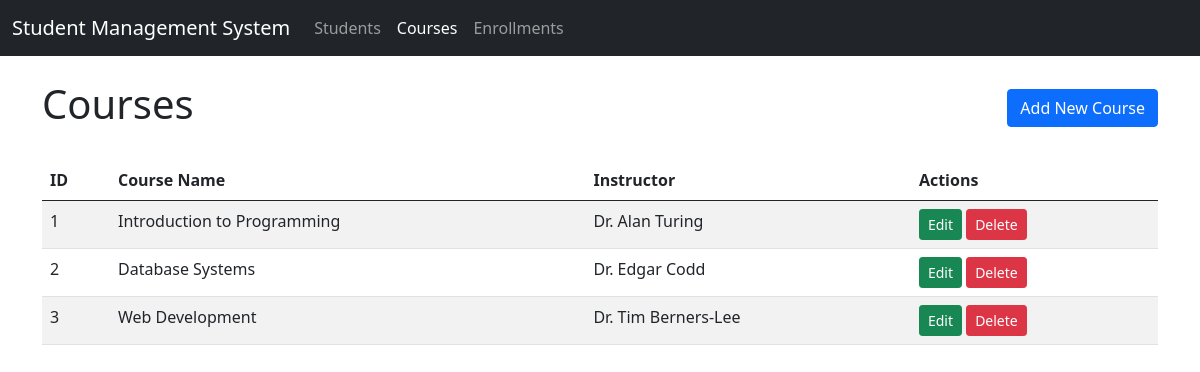
The app's page /tp-mvc/index.php?action=courses with its own data.
### tables this page shows
CREATE TABLE IF NOT EXISTS courses (
    course_id INT AUTO_INCREMENT PRIMARY KEY,
    course_name VARCHAR(100) NOT NULL,
    instructor VARCHAR(100) NOT NULL
);

### tp-mvc/controllers/CourseController.php (called while the page is built, shortened)
<?php
require_once 'models/Course.php';
class CourseController {
    private $course;
    public function __construct($db) {
        $this->course = new Course($db);
    }
    public function index() {
        $result = $this->course->read();
        include 'views/courses/index.php';
    }
}
?>

### tp-mvc/models/Course.php (called while the page is built, shortened)
<?php
class Course {
    private $conn;
    private $table_name = "courses";
    public function __construct($db) {
        $this->conn = $db;
    }
    public function read() {
        $query = "SELECT * FROM " . $this->table_name . " ORDER BY course_id ASC";
        $result = $this->conn->query($query);
        return $result;
    }
}
?>

### tp-mvc/views/courses/index.php (the view, shortened to what this page needs)
<?php include 'views/layout/header.php'; ?>
<div class="d-flex justify-content-between align-items-center mb-4">
    <h1>Courses</h1>
    <a href="index.php?action=courses&method=create" class="btn btn-primary">Add New Course</a>
</div>
<div class="table-responsive">
    <table class="table table-striped">
        <thead>
            <tr>
                <th>ID</th>
                <th>Course Name</th>
                <th>Instructor</th>
                <th>Actions</th>
            </tr>
        </thead>
        <tbody>
            <?php if($result->num_rows > 0): ?>
                <?php while($row = $result->fetch_assoc()): ?>
                    <tr>
                        <td><?php echo $row['course_id']; ?></td>
                        <td><?php echo $row['course_name']; ?></td>
                        <td><?php echo $row['instructor']; ?></td>
                        <td>
                            <a href="index.php?action=courses&method=edit&id=<?php echo $row['course_id']; ?>" class="btn btn-sm btn-success">Edit</a>
                            <a href="index.php?action=courses&method=delete&id=<?php echo $row['course_id']; ?>" class="btn btn-sm btn-danger" onclick="return confirm('Are you sure you want to delete this course?')">Delete</a>
                        </td>
                    </tr>
                <?php endwhile; ?>
            <?php else: ?>
                <tr>
                    <td colspan="4" class="text-center">No courses found</td>
                </tr>
            <?php endif; ?>
        </tbody>
    </table>
</div>
<?php include 'views/layout/footer.php'; ?>

### records on screen
courses: course_id "1", course_name "Introduction to Programming", instructor "Dr. Alan Turing"
courses: course_id "2", course_name "Database Systems", instructor "Dr. Edgar Codd"
courses: course_id "3", course_name "Web Development", instructor "Dr. Tim Berners-Lee"
